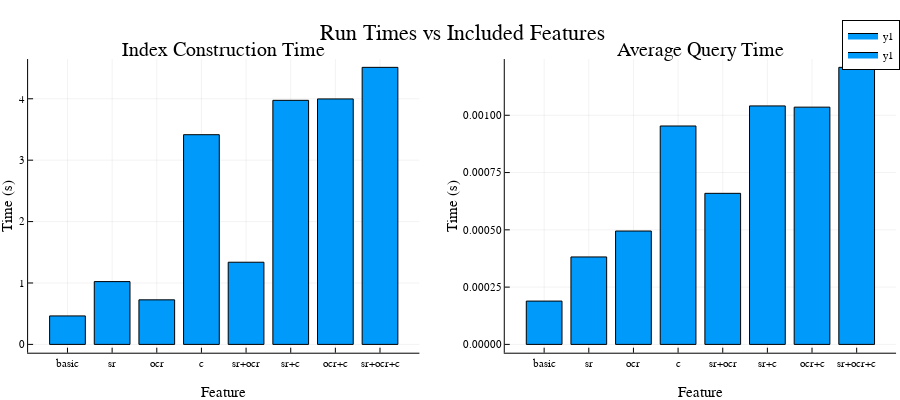

The notebook cell this image was saved under:
### Markdown cell above
These distributions appear notably bimodal. I have a feeling that including extra sources of text is probably to blame. Let's see if that's the case.

### Code cell
sr_mask = (indexes[:,"sr"].==1)
ocr_mask = (indexes[:,"ocr"].==1)
c_mask = (indexes[:,"comments"].==1)


p1 = bar(
    [
        mean(indexes[(!).(sr_mask).&&(!).(ocr_mask).&&(!).(c_mask),"indexing_time"]),
        mean(indexes[(sr_mask).&&(!).(ocr_mask).&&(!).(c_mask),"indexing_time"]),
        mean(indexes[(!).(sr_mask).&&(ocr_mask).&&(!).(c_mask),"indexing_time"]),
        mean(indexes[(!).(sr_mask).&&(!).(ocr_mask).&&(c_mask),"indexing_time"]),
        mean(indexes[(sr_mask).&&(ocr_mask).&&(!).(c_mask),"indexing_time"]),
        mean(indexes[(sr_mask).&&(!).(ocr_mask).&&(c_mask),"indexing_time"]),
        mean(indexes[(!).(sr_mask).&&(ocr_mask).&&(c_mask),"indexing_time"]),
        mean(indexes[(sr_mask).&&(ocr_mask).&&(c_mask),"indexing_time"])
    ],
    xticks = (1:8, ["basic","sr","ocr","c","sr+ocr","sr+c","ocr+c","sr+ocr+c"]),
    title = "Index Construction Time",
    xlabel = "Feature",
    ylabel = "Time (s)",
    legend = false
)

p2 = bar(
    [
        mean(indexes[(!).(sr_mask).&&(!).(ocr_mask).&&(!).(c_mask),"index_avg_query_time"]),
        mean(indexes[(sr_mask).&&(!).(ocr_mask).&&(!).(c_mask),"index_avg_query_time"]),
        mean(indexes[(!).(sr_mask).&&(ocr_mask).&&(!).(c_mask),"index_avg_query_time"]),
        mean(indexes[(!).(sr_mask).&&(!).(ocr_mask).&&(c_mask),"index_avg_query_time"]),
        mean(indexes[(sr_mask).&&(ocr_mask).&&(!).(c_mask),"index_avg_query_time"]),
        mean(indexes[(sr_mask).&&(!).(ocr_mask).&&(c_mask),"index_avg_query_time"]),
        mean(indexes[(!).(sr_mask).&&(ocr_mask).&&(c_mask),"index_avg_query_time"]),
        mean(indexes[(sr_mask).&&(ocr_mask).&&(c_mask),"index_avg_query_time"])
    ],
    xticks = (1:8, ["basic","sr","ocr","c","sr+ocr","sr+c","ocr+c","sr+ocr+c"]),
    title = "Average Query Time",
    xlabel = "Feature",
    ylabel = "Time (s)",
    legend = false
)


plot([p1,p2]..., layout=(1,2), size=(900,400), plot_title = "Run Times vs Included Features")

### Figure 1 — Plotly figure (JSON) as saved in the notebook; plotly's stock layout.template omitted (floating-point values rounded to 4 significant figures)
{"data": [{"fill": "tozeroy", "fillcolor": "rgba(0, 154, 250, 1.000)", "legendgroup": "y1", "line": {"color": "rgba(0, 0, 0, 1.000)", "dash": "solid", "width": 1}, "mode": "lines", "name": "y1", "showlegend": true, "type": "scatter", "x": [0.6, 0.6, 1.4, 1.4, 0.6, 0.6], "xaxis": "x1", "y": [0.4638, 0, 0, 0.4638, 0.4638, 0.4638], "yaxis": "y1"}, {"fill": "tozeroy", "fillcolor": "rgba(0, 154, 250, 1.000)", "legendgroup": "y1", "line": {"color": "rgba(0, 0, 0, 1.000)", "dash": "solid", "width": 1}, "mode": "lines", "name": "y1", "showlegend": false, "type": "scatter", "x": [1.6, 1.6, 2.4, 2.4, 1.6, 1.6], "xaxis": "x1", "y": [1.023, 0, 0, 1.023, 1.023, 1.023], "yaxis": "y1"}, {"fill": "tozeroy", "fillcolor": "rgba(0, 154, 250, 1.000)", "legendgroup": "y1", "line": {"color": "rgba(0, 0, 0, 1.000)", "dash": "solid", "width": 1}, "mode": "lines", "name": "y1", "showlegend": false, "type": "scatter", "x": [2.6, 2.6, 3.4, 3.4, 2.6, 2.6], "xaxis": "x1", "y": [0.7255, 0, 0, 0.7255, 0.7255, 0.7255], "yaxis": "y1"}, {"fill": "tozeroy", "fillcolor": "rgba(0, 154, 250, 1.000)", "legendgroup": "y1", "line": {"color": "rgba(0, 0, 0, 1.000)", "dash": "solid", "width": 1}, "mode": "lines", "name": "y1", "showlegend": false, "type": "scatter", "x": [3.6, 3.6, 4.4, 4.4, 3.6, 3.6], "xaxis": "x1", "y": [3.415, 0, 0, 3.415, 3.415, 3.415], "yaxis": "y1"}, {"fill": "tozeroy", "fillcolor": "rgba(0, 154, 250, 1.000)", "legendgroup": "y1", "line": {"color": "rgba(0, 0, 0, 1.000)", "dash": "solid", "width": 1}, "mode": "lines", "name": "y1", "showlegend": false, "type": "scatter", "x": [4.6, 4.6, 5.4, 5.4, 4.6, 4.6], "xaxis": "x1", "y": [1.338, 0, 0, 1.338, 1.338, 1.338], "yaxis": "y1"}, {"fill": "tozeroy", "fillcolor": "rgba(0, 154, 250, 1.000)", "legendgroup": "y1", "line": {"color": "rgba(0, 0, 0, 1.000)", "dash": "solid", "width": 1}, "mode": "lines", "name": "y1", "showlegend": false, "type": "scatter", "x": [5.6, 5.6, 6.4, 6.4, 5.6, 5.6], "xaxis": "x1", "y": [3.975, 0, 0, 3.975, 3.975, 3.975], "yaxis": "y1"}, {"fill": "tozeroy", "fillcolor": "rgba(0, 154, 250, 1.000)", "legendgroup": "y1", "line": {"color": "rgba(0, 0, 0, 1.000)", "dash": "solid", "width": 1}, "mode": "lines", "name": "y1", "showlegend": false, "type": "scatter", "x": [6.6, 6.6, 7.4, 7.4, 6.6, 6.6], "xaxis": "x1", "y": [3.997, 0, 0, 3.997, 3.997, 3.997], "yaxis": "y1"}, {"fill": "tozeroy", "fillcolor": "rgba(0, 154, 250, 1.000)", "legendgroup": "y1", "line": {"color": "rgba(0, 0, 0, 1.000)", "dash": "solid", "width": 1}, "mode": "lines", "name": "y1", "showlegend": false, "type": "scatter", "x": [7.6, 7.6, 8.4, 8.4, 7.6, 7.6], "xaxis": "x1", "y": [4.512, 0, 0, 4.512, 4.512, 4.512], "yaxis": "y1"}, {"colorbar": {"title": ""}, "legendgroup": "y1", "marker": {"color": "rgba(0, 154, 250, 0.000)", "line": {"color": "rgba(0, 0, 0, 0.000)", "width": 1}, "size": 0, "symbol": "circle"}, "mode": "markers", "name": "y1", "showlegend": false, "type": "scatter", "x": [1, 2, 3, 4, 5, 6, 7, 8], "xaxis": "x1", "y": [0.4638, 1.023, 0.7255, 3.415, 1.338, 3.975, 3.997, 4.512], "yaxis": "y1", "zmax": null, "zmin": null}, {"fill": "tozeroy", "fillcolor": "rgba(0, 154, 250, 1.000)", "legendgroup": "y1", "line": {"color": "rgba(0, 0, 0, 1.000)", "dash": "solid", "width": 1}, "mode": "lines", "name": "y1", "showlegend": true, "type": "scatter", "x": [0.6, 0.6, 1.4, 1.4, 0.6, 0.6], "xaxis": "x2", "y": [0.0001891, 0, 0, 0.0001891, 0.0001891, 0.0001891], "yaxis": "y2"}, {"fill": "tozeroy", "fillcolor": "rgba(0, 154, 250, 1.000)", "legendgroup": "y1", "line": {"color": "rgba(0, 0, 0, 1.000)", "dash": "solid", "width": 1}, "mode": "lines", "name": "y1", "showlegend": false, "type": "scatter", "x": [1.6, 1.6, 2.4, 2.4, 1.6, 1.6], "xaxis": "x2", "y": [0.0003817, 0, 0, 0.0003817, 0.0003817, 0.0003817], "yaxis": "y2"}, {"fill": "tozeroy", "fillcolor": "rgba(0, 154, 250, 1.000)", "legendgroup": "y1", "line": {"color": "rgba(0, 0, 0, 1.000)", "dash": "solid", "width": 1}, "mode": "lines", "name": "y1", "showlegend": false, "type": "scatter", "x": [2.6, 2.6, 3.4, 3.4, 2.6, 2.6], "xaxis": "x2", "y": [0.0004948, 0, 0, 0.0004948, 0.0004948, 0.0004948], "yaxis": "y2"}, {"fill": "tozeroy", "fillcolor": "rgba(0, 154, 250, 1.000)", "legendgroup": "y1", "line": {"color": "rgba(0, 0, 0, 1.000)", "dash": "solid", "width": 1}, "mode": "lines", "name": "y1", "showlegend": false, "type": "scatter", "x": [3.6, 3.6, 4.4, 4.4, 3.6, 3.6], "xaxis": "x2", "y": [0.0009532, 0, 0, 0.0009532, 0.0009532, 0.0009532], "yaxis": "y2"}, {"fill": "tozeroy", "fillcolor": "rgba(0, 154, 250, 1.000)", "legendgroup": "y1", "line": {"color": "rgba(0, 0, 0, 1.000)", "dash": "solid", "width": 1}, "mode": "lines", "name": "y1", "showlegend": false, "type": "scatter", "x": [4.6, 4.6, 5.4, 5.4, 4.6, 4.6], "xaxis": "x2", "y": [0.0006593, 0, 0, 0.0006593, 0.0006593, 0.0006593], "yaxis": "y2"}, {"fill": "tozeroy", "fillcolor": "rgba(0, 154, 250, 1.000)", "legendgroup": "y1", "line": {"color": "rgba(0, 0, 0, 1.000)", "dash": "solid", "width": 1}, "mode": "lines", "name": "y1", "showlegend": false, "type": "scatter", "x": [5.6, 5.6, 6.4, 6.4, 5.6, 5.6], "xaxis": "x2", "y": [0.001041, 0, 0, 0.001041, 0.001041, 0.001041], "yaxis": "y2"}, {"fill": "tozeroy", "fillcolor": "rgba(0, 154, 250, 1.000)", "legendgroup": "y1", "line": {"color": "rgba(0, 0, 0, 1.000)", "dash": "solid", "width": 1}, "mode": "lines", "name": "y1", "showlegend": false, "type": "scatter", "x": [6.6, 6.6, 7.4, 7.4, 6.6, 6.6], "xaxis": "x2", "y": [0.001035, 0, 0, 0.001035, 0.001035, 0.001035], "yaxis": "y2"}, {"fill": "tozeroy", "fillcolor": "rgba(0, 154, 250, 1.000)", "legendgroup": "y1", "line": {"color": "rgba(0, 0, 0, 1.000)", "dash": "solid", "width": 1}, "mode": "lines", "name": "y1", "showlegend": false, "type": "scatter", "x": [7.6, 7.6, 8.4, 8.4, 7.6, 7.6], "xaxis": "x2", "y": [0.001209, 0, 0, 0.001209, 0.001209, 0.001209], "yaxis": "y2"}, {"colorbar": {"title": ""}, "legendgroup": "y1", "marker": {"color": "rgba(0, 154, 250, 0.000)", "line": {"color": "rgba(0, 0, 0, 0.000)", "width": 1}, "size": 0, "symbol": "circle"}, "mode": "markers", "name": "y1", "showlegend": false, "type": "scatter", "x": [1, 2, 3, 4, 5, 6, 7, 8], "xaxis": "x2", "y": [0.0001891, 0.0003817, 0.0004948, 0.0009532, 0.0006593, 0.001041, 0.001035, 0.001209], "yaxis": "y2", "zmax": null, "zmin": null}], "layout": {"annotations": [{"font": {"color": "rgba(0, 0, 0, 1.000)", "family": "sans-serif", "size": 20}, "rotation": 0, "showarrow": false, "text": "Index Construction Time", "x": 0.2486, "xanchor": "center", "xref": "paper", "y": 0.95, "yanchor": "top", "yref": "paper"}, {"font": {"color": "rgba(0, 0, 0, 1.000)", "family": "sans-serif", "size": 20}, "rotation": 0, "showarrow": false, "text": "Average Query Time", "x": 0.7782, "xanchor": "center", "xref": "paper", "y": 0.95, "yanchor": "top", "yref": "paper"}, {"font": {"color": "rgba(0, 0, 0, 1.000)", "family": "sans-serif", "size": 22}, "rotation": 0, "showarrow": false, "text": "Run Times vs Included Features", "x": 0.5134, "xanchor": "center", "xref": "paper", "y": 1, "yanchor": "top", "yref": "paper"}], "height": 400, "legend": {"bgcolor": "rgba(255, 255, 255, 1.000)", "bordercolor": "rgba(0, 0, 0, 1.000)", "borderwidth": 1, "font": {"color": "rgba(0, 0, 0, 1.000)", "family": "sans-serif", "size": 11}, "title": {"font": {"color": "rgba(0, 0, 0, 1.000)", "family": "sans-serif", "size": 15}, "text": ""}, "tracegroupgap": 0, "traceorder": "normal", "x": 1, "xanchor": "auto", "y": 1, "yanchor": "auto"}, "margin": {"b": 20, "l": 0, "r": 0, "t": 20}, "paper_bgcolor": "rgba(255, 255, 255, 1.000)", "plot_bgcolor": "rgba(255, 255, 255, 1.000)", "showlegend": true, "width": 900, "xaxis1": {"anchor": "y1", "domain": [0.03123, 0.466], "gridcolor": "rgba(0, 0, 0, 0.100)", "gridwidth": 0.5, "linecolor": "rgba(0, 0, 0, 1.000)", "mirror": false, "range": [0.118, 8.882], "showgrid": true, "showline": true, "showticklabels": true, "tickangle": 0, "tickcolor": "rgb(0, 0, 0)", "tickfont": {"color": "rgba(0, 0, 0, 1.000)", "family": "sans-serif", "size": 11}, "tickmode": "array", "ticks": "inside", "ticktext": ["basic", "sr", "ocr", "c", "sr+ocr", "sr+c", "ocr+c", "sr+ocr+c"], "tickvals": [1, 2, 3, 4, 5, 6, 7, 8], "title": "Feature", "titlefont": {"color": "rgba(0, 0, 0, 1.000)", "family": "sans-serif", "size": 15}, "type": "-", "visible": true, "zeroline": false, "zerolinecolor": "rgba(0, 0, 0, 1.000)"}, "xaxis2": {"anchor": "y2", "domain": [0.5609, 0.9956], "gridcolor": "rgba(0, 0, 0, 0.100)", "gridwidth": 0.5, "linecolor": "rgba(0, 0, 0, 1.000)", "mirror": false, "range": [0.118, 8.882], "showgrid": true, "showline": true, "showticklabels": true, "tickangle": 0, "tickcolor": "rgb(0, 0, 0)", "tickfont": {"color": "rgba(0, 0, 0, 1.000)", "family": "sans-serif", "size": 11}, "tickmode": "array", "ticks": "inside", "ticktext": ["basic", "sr", "ocr", "c", "sr+ocr", "sr+c", "ocr+c", "sr+ocr+c"], "tickvals": [1, 2, 3, 4, 5, 6, 7, 8], "title": "Feature", "titlefont": {"color": "rgba(0, 0, 0, 1.000)", "family": "sans-serif", "size": 15}, "type": "-", "visible": true, "zeroline": false, "zerolinecolor": "rgba(0, 0, 0, 1.000)"}, "xaxis3": {"anchor": "y3", "domain": [0.03123, 0.9956], "gridcolor": "rgba(0, 0, 0, 0.100)", "gridwidth": 0.5, "linecolor": "rgba(0, 0, 0, 1.000)", "mirror": false, "range": [0, 1], "showgrid": true, "showline": false, "showticklabels": true, "tickangle": 0, "tickcolor": "rgb(0, 0, 0)", "tickfont": {"color": "rgba(0, 0, 0, 1.000)", "family": "sans-serif", "size": 11}, "tickmode": "array", "ticks": "inside", "ticktext": ["0.0", "0.2", "0.4", "0.6", "0.8", "1.0"], "tickvals": [0, 0.2, 0.4, 0.6, 0.8, 1], "title": "", "titlefont": {"color": "rgba(0, 0, 0, 1.000)", "family": "sans-serif", "size": 15}, "type": "-", "visible": false, "zeroline": false, "zerolinecolor": "rgba(0, 0, 0, 1.000)"}, "yaxis1": {"anchor": "x1", "domain": [0.07581, 0.8915], "gridcolor": "rgba(0, 0, 0, 0.100)", "gridwidth": 0.5, "linecolor": "rgba(0, 0, 0, 1.000)", "mirror": false, "range": [-0.1354, 4.647], "showgrid": true, "showline": true, "showticklabels": true, "tickangle": 0, "tickcolor": "rgb(0, 0, 0)", "tickfont": {"color": "rgba(0, 0, 0, 1.000)", "family": "sans-serif", "size": 11}, "tickmode": "array", "ticks": "inside", "ticktext": ["0", "1", "2", "3", "4"], "tickvals": [0, 1, 2, 3, 4], "title": "Time (s)", "titlefont": {"color": "rgba(0, 0, 0, 1.000)", "family": "sans-serif", "size": 15}, "type": "-", "visible": true, "zeroline": false, "zerolinecolor": "rgba(0, 0, 0, 1.000)"}, "yaxis2": {"anchor": "x2", "domain": [0.07581, 0.8915], "gridcolor": "rgba(0, 0, 0, 0.100)", "gridwidth": 0.5, "linecolor": "rgba(0, 0, 0, 1.000)", "mirror": false, "range": [-3.627e-05, 0.001245], "showgrid": true, "showline": true, "showticklabels": true, "tickangle": 0, "tickcolor": "rgb(0, 0, 0)", "tickfont": {"color": "rgba(0, 0, 0, 1.000)", "family": "sans-serif", "size": 11}, "tickmode": "array", "ticks": "inside", "ticktext": ["0.00000", "0.00025", "0.00050", "0.00075", "0.00100"], "tickvals": [0, 0.00025, 0.0005, 0.00075, 0.001], "title": "Time (s)", "titlefont": {"color": "rgba(0, 0, 0, 1.000)", "family": "sans-serif", "size": 15}, "type": "-", "visible": true, "zeroline": false, "zerolinecolor": "rgba(0, 0, 0, 1.000)"}, "yaxis3": {"anchor": "x3", "domain": [0.95, 1], "gridcolor": "rgba(0, 0, 0, 0.100)", "gridwidth": 0.5, "linecolor": "rgba(0, 0, 0, 1.000)", "mirror": false, "range": [0, 1], "showgrid": true, "showline": false, "showticklabels": true, "tickangle": 0, "tickcolor": "rgb(0, 0, 0)", "tickfont": {"color": "rgba(0, 0, 0, 1.000)", "family": "sans-serif", "size": 11}, "tickmode": "array", "ticks": "inside", "ticktext": ["0.0", "0.2", "0.4", "0.6", "0.8", "1.0"], "tickvals": [0, 0.2, 0.4, 0.6, 0.8, 1], "title": "", "titlefont": {"color": "rgba(0, 0, 0, 1.000)", "family": "sans-serif", "size": 15}, "type": "-", "visible": false, "zeroline": false, "zerolinecolor": "rgba(0, 0, 0, 1.000)"}}}
